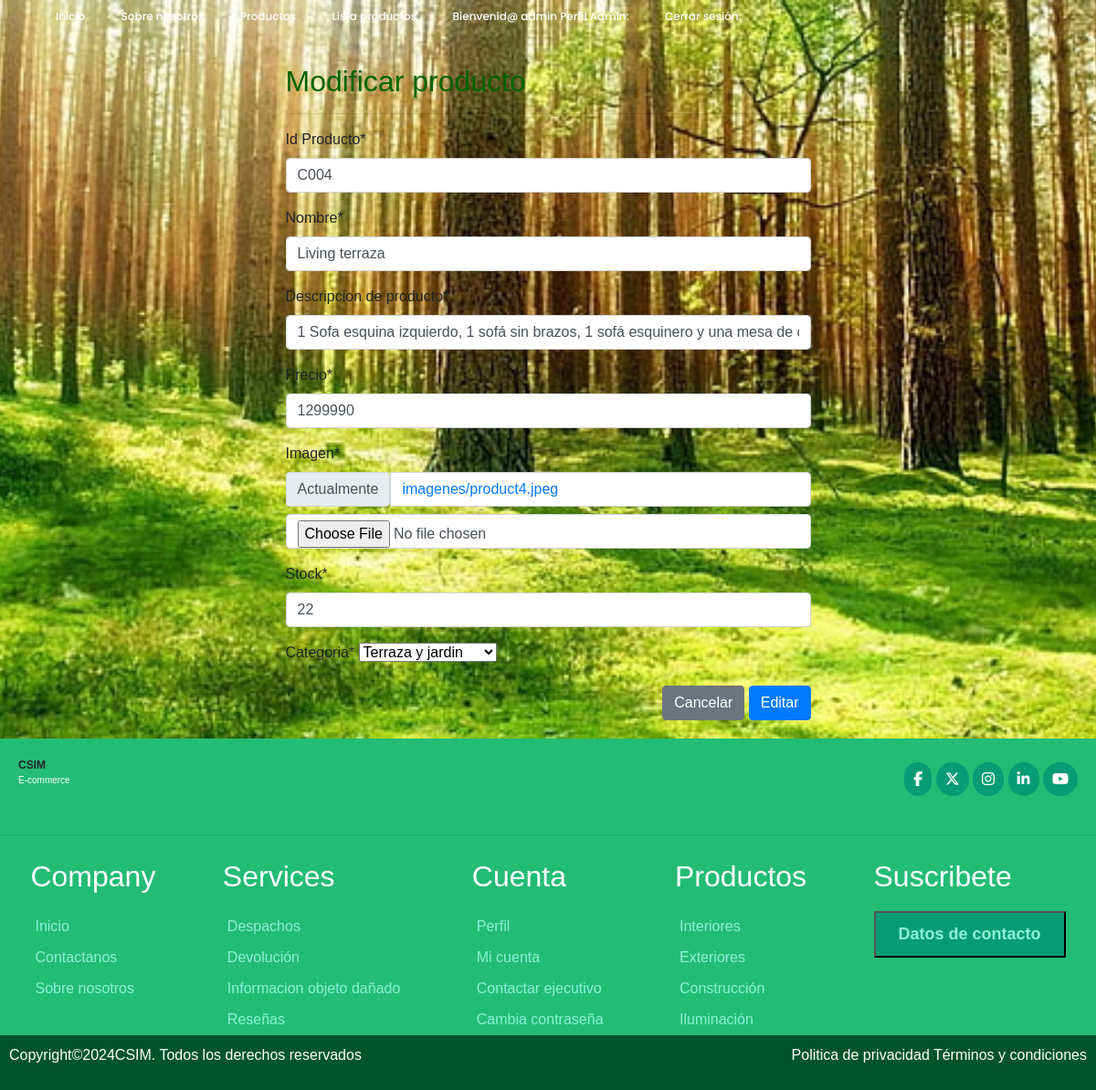
Page /modificar/C004/ (signed in) on the earlier database version.
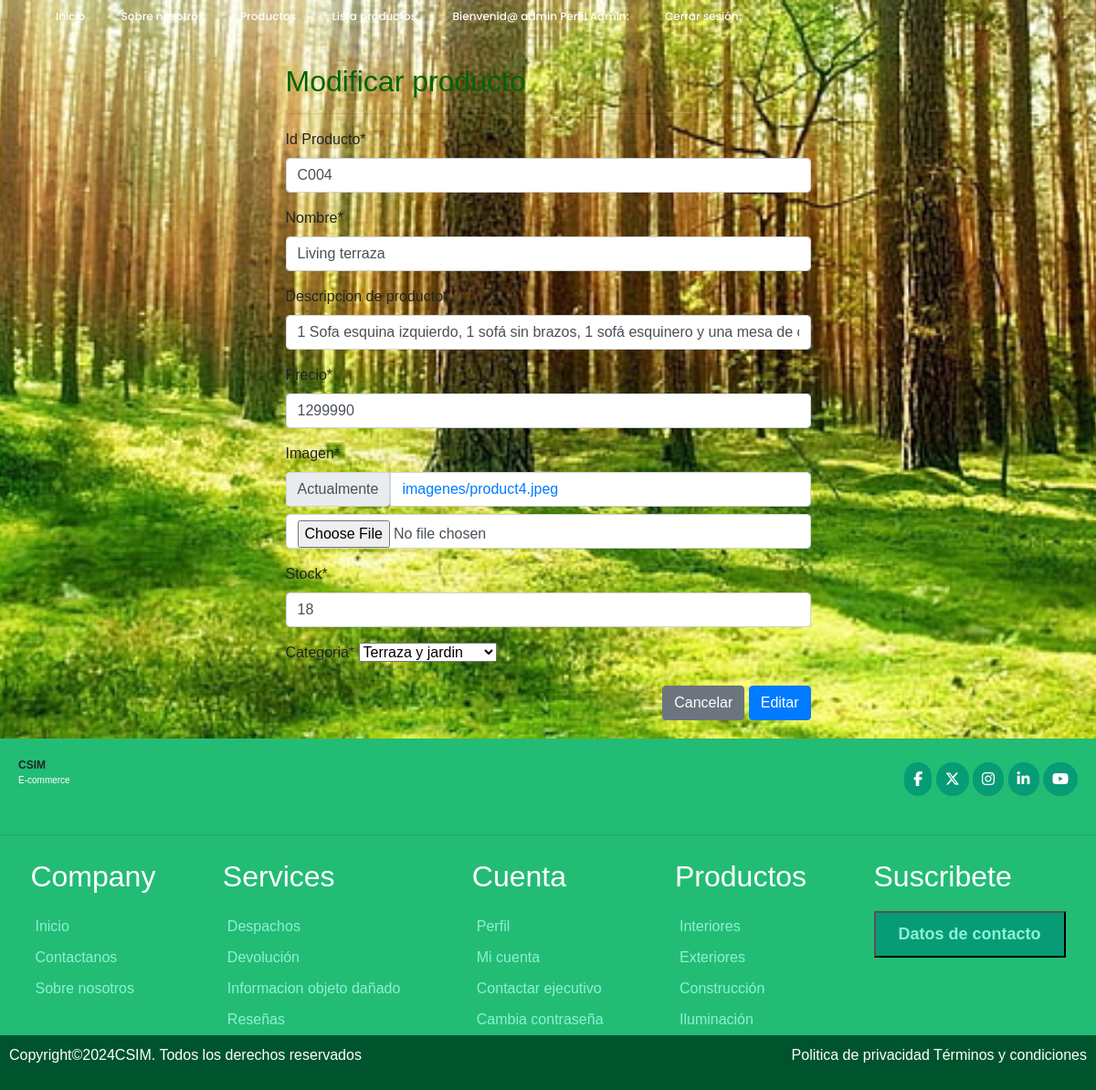
Same page on the later database version.
### ferreteria/models.py (models this page shows, shortened)
class Producto(models.Model):
    idProducto = models.CharField(primary_key=True, max_length=5, verbose_name='Id Producto')
    nombre = models.CharField(max_length=50, verbose_name='Nombre del producto')
    descripcion = models.CharField(max_length=400,verbose_name='Descripcion de producto')
    precio = models.IntegerField(null=True, verbose_name='Ingrese precio producto')
    imagen= models.ImageField(upload_to="imagenes", null=True, verbose_name='Imagen')
    stock = models.IntegerField(verbose_name='stock',default=0)
    categoria= models.ForeignKey('Categoria', on_delete=models.CASCADE, verbose_name='Categoria')

### ferreteria/views.py (the view)
# urls.py: path('modificar/<id>/', views.modificar, name="modificar"),
@permission_required ('ferreteria.change_producto')
def modificar(request, id):
    producto = get_object_or_404(Producto, idProducto=id)
    data = {
        'form': ProductoForm(instance=producto)
    }
    if request.method== 'POST':
        formulario = ProductoForm(data=request.POST, instance=producto, files=request.FILES)
        if formulario.is_valid():
            formulario.save()
            messages.success(request, "Modificado correctamente")
        return redirect(to="lista")
    return render (request, 'producto/modificar.html', data)

### ferreteria/forms.py
class ProductoForm(forms.ModelForm):
    nombre = forms.CharField(min_length=3, max_length=50)
    imagen = forms.ImageField(required=True, validators=[MaxSizeFileValidator(max_file_size=4)])
    precio = forms.IntegerField(min_value=1, max_value=3000000)
    class Meta:
        model = Producto
        fields = '__all__'

### ferreteria/context_processor.py (called while the page is built, shortened)
def total_carrito(request):
    total = 0
    return {'total_carrito':int(total)}

### ferreteria/models.py (called while the page is built)
    def __str__(self):
        return self.nombreCategoria

### IntPlatFerremas-main/ferreteria/templates/producto/modificar.html (shortened to what this page needs)
{% extends 'base.html' %}
{% load static %}
{% block css %}
<link rel="stylesheet" href="{% static 'css/estilo.css' %}">
{% endblock %}
{% block contenido %}
{% load crispy_forms_tags %}
        <div class="row">
            <div class="col-12 col-md-6 offset-md-3">
                <div class="row">
                    <div class="card-body">
                        <h2 style="color: darkgreen;">Modificar producto</h2>
                        <hr>
                        <form action="" method="post" enctype="multipart/form-data">
                            {{ form | crispy }}
                            <div class="d-flex justify-content-end">
                                <input type="reset" value="Cancelar" class="btn btn-secondary">
                                <input type="submit" value="Editar" class="btn btn-primary">
                            </div>
                        </form>
            </div>
        </div>
    </div>
</div>
{% endblock %}

### IntPlatFerremas-main/ferreteria/templates/base.html (shortened to what this page needs)
<!DOCTYPE html>
<html lang="en">
<head>
    {% load static %}
    <link rel="stylesheet" href="https://cdn.jsdelivr.net/npm/bootstrap@4.5.3/dist/css/bootstrap.min.css">
    {% block css %}{% endblock %}
</head>
<body>
    <header>
        <div class="navbar">
            <ul class="links" id="navbar-links">
                {% if not user.is_authenticated %}
                    <li><a href="{% url 'index' %}"  >Inicio</a></li>
                    <li><a href="{% url 'nosotros' %}" >Sobre nosotros</a></li>
                    <li><a href="{% url 'productos' %}"  >Productos</a></li>
                    <li><a href="{% url 'registrar' %}" >Registrarse</a></li>
                    <li><a href="{% url 'login' %}" >Iniciar sesión</a></li>
                {% elif user.is_authenticated and user.is_superuser %}
                    <li><a href="{% url 'index' %}"  >Inicio</a></li>
                    <li><a href="{% url 'nosotros' %}" >Sobre nosotros</a></li>
                    <li><a href="{% url 'productos' %}"  >Productos</a></li>
                    <li><a href="{% url 'lista' %}" >Lista productos</a></li>
                    <li><a href="{% url 'perfil' %}">Bienvenid@ {{ user.username }} Perfil Admin: {{ user.email }}</a></li>
                    <li><a href="{% url 'cerrar' %}">Cerrar sesión </a></li>
                {% endif %}
            </ul>
        </div>
    </header>
    <div id="contenido">
        {% block contenido %}
        {% endblock %}
    </div>
    <footer class="pie">
        <div class="header">
            <div class="logo">
                <div class="title">CSIM</div>
                <p class="logotipo">E-commerce</p>
            </div>
            <div class="redes">
                <span class="fb"><a href="https://www.facebook.com/?locale=es_LA" target="_blank" style="text-decoration: none; color:#fff;"><i class="fa-brands fa-facebook-f"></a></i></span>
                <span class="tw"><a href="https://x.com/?lang=es&mx=2" style="text-decoration: none; color:#fff;"><i class="fa-brands fa-x-twitter"></a></i></span>
                <span class="in"><a href="https://www.instagram.com/" style="text-decoration: none; color:#fff;"><i class="fa-brands fa-instagram"></a></i></span>
                <span class="li"><a href="https://cl.linkedin.com/" style="text-decoration: none; color:#fff;"><i class="fa-brands fa-linkedin-in"></a></i></span>
                <span class="yo"><a href="https://www.youtube.com/" style="text-decoration: none; color:#fff;"><i class="fa-brands fa-youtube"></a></i></span>
            </div>
        </div>
        <hr>
        <div class="section">
            <div>
                <h2>Company</h2>
                <a href="{% url 'index' %}">Inicio</a>
                <a href="{% url 'nosotros' %}">Contactanos</a>
                <a href="{% url 'nosotros' %}">Sobre nosotros</a>
            </div>
            <div>
                <h2>Services</h2>
                <a href="{% url 'nosotros' %}">Despachos</a>
                <a href="{% url 'nosotros' %}">Devolución </a>
                <a href="{% url 'nosotros' %}">Informacion objeto dañado</a>
                <a href="{% url 'nosotros' %}">Reseñas</a>
            </div>
            <div>
                <h2>Cuenta</h2>
                <a href="#">Perfil</a>
                <a href="#">Mi cuenta</a>
                <a href="{% url 'nosotros' %}">Contactar ejecutivo</a>
                <a href="#">Cambia contraseña</a>
            </div>
            <div>
                <h2>Productos</h2>
                <a href="#">Interiores</a>
                <a href="#">Exteriores</a>
                <a href="#">Construcción</a>
                <a href="#">Iluminación</a>
            </div>
            <div>
                <h2>Suscribete</h2>
                <form action="">
                    <button type="submit"><a href="{% url 'nosotros' %}" style="text-decoration: none;">Datos de contacto</a></button>
                </form>
            </div>
        </div>
        <div class="derechos">
            <p>Copyright©2024CSIM. Todos los derechos reservados</p>
            <p>Politica de privacidad        Términos y condiciones</p>
        </div>
    </footer>
</body>
</html>

### ferreteria/static/css/estilo.css (style rules this page uses)
* { margin: 0; padding: 0; box-sizing: border-box; font-family: sans-serif; }
body { font-family: "Poppins", sans-serif; background: url(../img/foto2.jpg) no-repeat center center fixed; background-size: cover; background-position: center; width: 100%; }
header { width: 1140px; max-width: 1200px; margin: auto; height: 50px; display: flex; align-items: center; position: relative; z-index: 100; }
header .navbar ul { float: right; margin-right: 20px; }
header .navbar ul li { display: inline-block; line-height: 80px; margin: 0 5px; }
header .navbar a { color: #fff; margin-right: 5px; padding: 5px 10px; font-family: "Poppins", sans-serif; font-size: 12px; transition: 0.3s; font-weight: 500; text-decoration: none; }
.pie { background-color: rgb(35, 188, 117); box-sizing: border-box; font-family: "Exo 2", sans-serif; }
.pie .header .logo .title { font-size: 12px; display: flex; align-items: left; font-weight: bold; }
.pie .header .logo .logotipo { font-size: 10px; color: #fff; }
.pie .header { display: flex; justify-content: space-between; padding: 20px; align-items: center; }
.pie .header .redes .fb, .pie .header .redes .tw, .pie .header .redes .in, .pie .header .redes .li, .pie .header .redes .yo { background: rgb(7, 156, 117); padding: 10px; border-radius: 80px; color: #fff; align-items: right; }
.pie .section { display: flex; justify-content: space-evenly; gap: 40px; }
.pie .section div { display: flex; flex-direction: column; }
.pie .section div h2 { color: #fff; padding: 10px 0; }
.pie .section a { color: rgb(141, 241, 214); padding: 5px; }
.pie .section form { display: flex; flex-direction: column; gap: 10px; }
.pie .section form button { padding: 10px 20px; background: rgb(7, 156, 117); color: #fff; font-weight: bold; font-size: 18px; }
.pie .derechos { display: flex; justify-content: space-between; padding: 10px; background: rgb(0, 84, 45); color: #fff; }

Differences in the rows shown:
changed Producto "Living terraza": stock "22" → "18"
